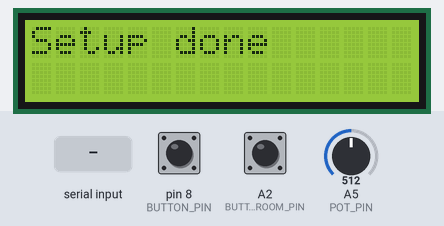
A sketch run on a simulated Arduino Uno, built with avr-gcc and run on an emulated ATmega328P. On the bench: 16×2 character LCD. Inputs (shaded band) come from the test bench; at power-on: pin 8 (BUTTON_PIN) LOW, A2 (BUTTON_ROOM_PIN) LOW, A5 (POT_PIN) = 512. What the sketch prints to the serial monitor is not drawn.

Above: at 1.3 s.
1.4 s: "n" received over the second serial link
At 2.2 s:
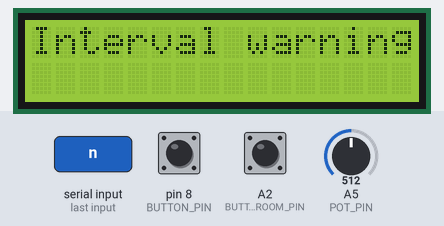
4.4 s: "r" received over the second serial link
At 5.3 s:
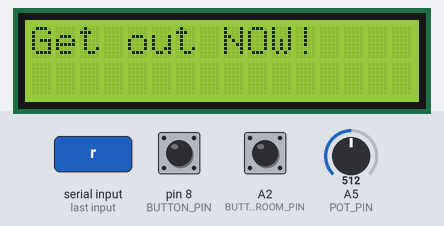
5.9 s: "i" received over the second serial link
At 7.1 s:
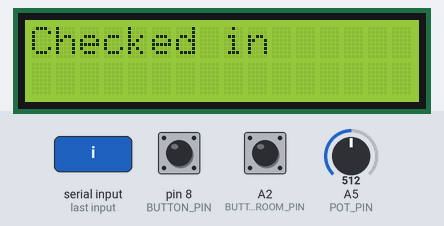
7.4 s: "o" received over the second serial link
At 8.0 s:
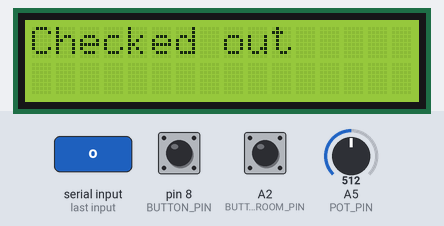
8.9 s: "t" received over the second serial link
At 9.7 s:
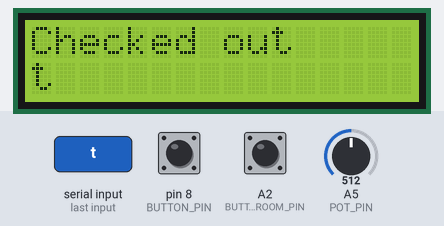
10.4 s: "2" received over the second serial link
At 11.7 s:
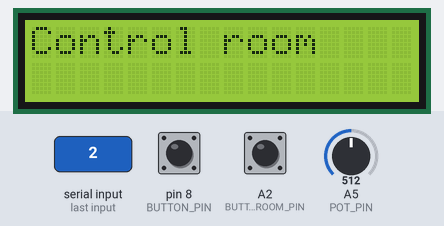
Timing chart, 0 to 12.9 s (numbered marks = the images above; inputs shaded):
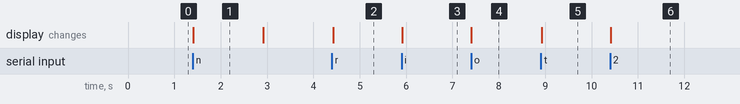

The sketch:

main.ino
```cpp
#include <SoftwareSerial.h>
#include <SPI.h>
#include <MFRC522.h>
#include <LiquidCrystal.h>

#define SS_PIN 10
#define RST_PIN 9
#define RX_PIN 2
#define TX_PIN 3
#define POT_PIN A5
#define BUTTON_PIN 8
#define BUTTON_ROOM_PIN A2

#define BAUD_RATE 9600

enum s_room{CONTROL, REACTOR, BREAK};

MFRC522 mfrc522(SS_PIN, RST_PIN);

SoftwareSerial hc06(RX_PIN, TX_PIN);

LiquidCrystal lcd(A0, A1, 7, 6, 5, 4);


enum s_room current_room = BREAK;
int prevVal = 0;
int hazmatButton = 0;
int roomButton = 0;
String msg="";
String intToString="";

/*
* Reads the potentiometer value and sends it as a
* type String to the app, only sends after it has changed more
* than 5 units, to prevent "spamming" the app.
*/
void radiationSimulator() {
    int readVal = analogRead(POT_PIN);
    readVal /= 10;

    if ( abs(readVal - prevVal) > 5 ) {
        // send msg
        prevVal = readVal;
        msg = "r:";
        intToString = String(prevVal);
        String sendRadVal =  msg + intToString;
        hc06.print(sendRadVal);
        Serial.print(sendRadVal);
        Serial.println();
        delay(100);
    }
}

/*
* Checks the button that is connected to the hazmat suit.
* if clicked, sends a message to the app to toggle the suit
*/
void hazmatSuitSimulator(){
    hazmatButton = digitalRead(BUTTON_PIN);
    if (hazmatButton == HIGH) {
        // Button pressed

        hc06.print("s:0");
        Serial.print("hazmat");
        Serial.println();
        delay(100);
    }
}

/*
* Checks the button to change rooms. When clicked
* Sends a message to the app that indicates to change room
*/
void roomSimulator(){
    roomButton = digitalRead(BUTTON_ROOM_PIN);
    if(roomButton == HIGH){
        // Button pressed
        hc06.print("y:0");
        Serial.print("room");
        Serial.println();

        delay(100);
    }
}

void setup() {
    //Initialize Serial Monitor
    Serial.begin(BAUD_RATE);
    SPI.begin();
    mfrc522.PCD_Init();

    //Initialize Bluetooth Serial Port
    hc06.begin(BAUD_RATE);

    // set up the LCD's number of columns and rows:
    lcd.begin(16, 2);
    // Print a message to the LCD.
    lcd.print("Setup done");
}

void loop() {

    // Send radiation level
    radiationSimulator();
    hazmatSuitSimulator();
    roomSimulator();

    // The bluetooth module waits for message and puts it in rxMsg
    if (hc06.available()) {
        String rxMsg;
        while(hc06.available()){
            delay(1);
            if(hc06.available() > 0){
                char c = hc06.read();
                rxMsg += c;
            }
        }
        Serial.print(rxMsg);
        Serial.println();
        char command = rxMsg[0];

        String timer = rxMsg;
        // special case
        if (timer[timer.length() - 1] == 'n'){
            command = 'n';
    }

    switch(command) {
        case 'r':
            // System wide warning
            lcd.clear();
            lcd.print("Get out NOW!");
            break;
        case 'i':
            // Check in
            lcd.clear();
            lcd.print("Checked in");
            delay(300);
            break;
        case 'o':
            // Check out
            lcd.clear();
            lcd.print("Checked out");
            break;
        case 'n':
            // Interval warning
            lcd.clear();
            lcd.print("Interval warning");
            delay(1500);

            if (current_room == BREAK) {
            lcd.clear();
            lcd.setCursor(0,0);
            lcd.print("Break room");
            current_room = BREAK;
            }
            else if (current_room == CONTROL) {
            lcd.clear();
            lcd.setCursor(0,0);
            lcd.print("Control room");
            current_room = CONTROL;
            }
            else {
            lcd.clear();
            lcd.setCursor(0,0);
            lcd.print("Reactor room");
            current_room = REACTOR;
            }
            break;
        case 't':
            lcd.setCursor(0,1);
            lcd.print(timer);
            lcd.print("              ");
            break;
        case '1':
            lcd.clear();
            lcd.setCursor(0,0);
            lcd.print("Break room");
            current_room = BREAK;
            break;
        case '2':
            lcd.clear();
            lcd.setCursor(0,0);
            lcd.print("Control room");
            current_room = CONTROL;
            break;
        case '3':
            lcd.clear();
            lcd.setCursor(0,0);
            lcd.print("Reactor room");
            current_room = REACTOR;
            break;
        default:
            break;
        }
    }

    if (!mfrc522.PICC_IsNewCardPresent()) {
        return;
    }
    if (!mfrc522.PICC_ReadCardSerial()) {
        return;
    }

    String uid = "u:";
    for (byte i = 0; i < mfrc522.uid.size; i++) {
        uid += String(mfrc522.uid.uidByte[i], HEX);
    }

    Serial.print(uid);
    Serial.println();
    hc06.print(uid);
    uid = "";
    delay(1000);
}
```

Measured:
- after the input at 1.4 s, the display: changes at once (image 1)
- after the input at 4.4 s, the display: changes at once (image 2)
- after the input at 5.9 s, the display: changes at once (image 3)
- after the input at 7.4 s, the display: changes at once (image 4)
- after the input at 8.9 s, the display: changes at once (image 5)
- after the input at 10.4 s, the display: changes at once (image 6)
- what the display in image 1 shows lasts 1.5 s, from 1.4 s to 2.9 s
